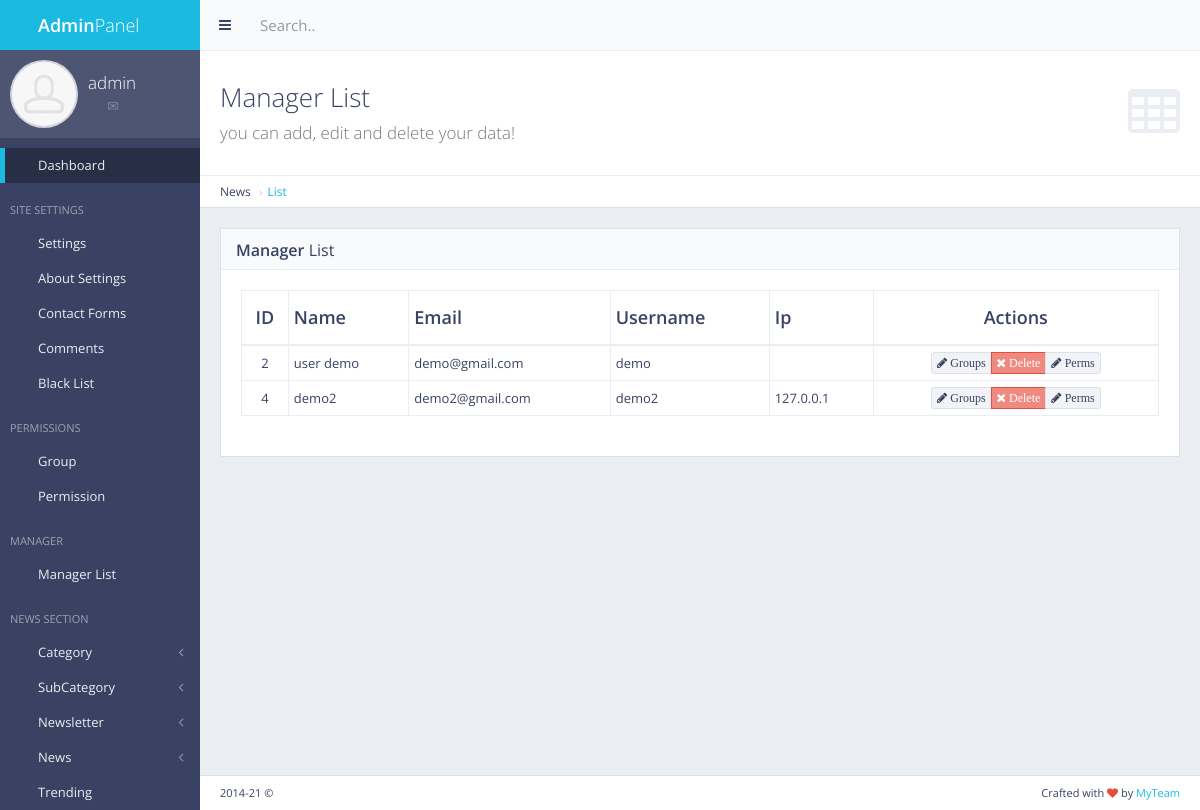
Page /panel/manager/list/ (signed in) on the committed database.
### manager/models.py (models this page shows, shortened)
class Manager(models.Model):
    name = models.CharField(max_length=30)
    utxt = models.TextField()
    email = models.TextField(default="")
    ip = models.TextField(default="")
    country = models.TextField(default="")

### manager/views.py (the view)
# urls.py: url(r'^panel/manager/list/$', views.manager_list, name='manager_list'),
def manager_list(request):
    if not request.user.is_authenticated :
        return redirect('mylogin')
    perm = 0
    for i in request.user.groups.all():
        if i.name == "masteruser" : perm = 1
    if perm == 0 :
        error = "Access Denied"
        return render(request, 'back/error.html' , {'error':error})
    manager = Manager.objects.all().exclude(utxt="admin")
    return render(request, 'back/manager_list.html', {'manager':manager})

### main/templatetags/extera_auth.py (called while the page is built)
@register.filter(name='has_group')
def has_group(user, group_name):
    return user.groups.filter(name=group_name).exists()

### main/templates/back/manager_list.html (shortened to what this page needs)
{% extends 'back/master.html' %}
{% load staticfiles %}
{% block mainblock %}
   <div class="content-header">
    <div class="header-section">
        <h1>
            <i class="fa fa-table"></i>Manager List<br><small>you can add, edit and delete your data!</small>
        </h1>
    </div>
</div>
<ul class="breadcrumb breadcrumb-top">
    <li>News</li>
    <li><a href="/panel/manager/list/">List</a></li>
</ul>
  <div class="block full">
    <div class="block-title">
        <h2><strong>Manager</strong> List</h2>
    </div>
    <div class="table-responsive">
        <table id="example-datatable" class="table table-vcenter table-condensed table-bordered">
            <thead>
                <tr>
                    <th class="text-center">ID</th>
                    <th>Name</th>
                    <th>Email</th>
                    <th>Username</th>
                    <th>Ip</th>
                    <th class="text-center">Actions</th>
                </tr>
            </thead>
            <tbody>
                {% for cc in manager %}
                <tr>
                    <td class="text-center">{{cc.pk}}</td>
                    <td>{{cc.name}}</td>
                    <td>{{cc.email}} </td>
                    <td>{{cc.utxt}}</td>
                    <td>{{cc.ip}}</td>
                    <td class="text-center">
                        <div class="btn-group">
                            <a href="{%url 'users_groups' pk=cc.pk %}" data-toggle="tooltip" title="Groups" class="btn btn-xs btn-default"><i class="fa fa-pencil"> Groups</i></a>
                            <a href="{%url 'manager_del' pk=cc.pk %}" data-toggle="tooltip" title="Delete" class="btn btn-xs btn-danger"><i class="fa fa-times"> Delete</i></a>
                            <a href="{%url 'users_perms' pk=cc.pk %}" data-toggle="tooltip" title="Groups" class="btn btn-xs btn-default"><i class="fa fa-pencil"> Perms</i></a>
                        </div>
                    </td>
                </tr>
               {% endfor %}
            </tbody>
        </table>
    </div>
</div>
{% endblock %}

### main/templates/back/master.html (shortened to what this page needs)
{% load staticfiles %}
{% load extera_auth %}
{% if user.is_authenticated %}
<!DOCTYPE html>
 <html class="no-js" lang="en">
    <head>
        <link rel="stylesheet" href="{%static 'back/css/bootstrap.min.css' %}">
        <link rel="stylesheet" href="{%static 'back/css/plugins.css' %}">
        <link rel="stylesheet" href="{%static 'back/css/main.css' %}">
        <link rel="stylesheet" href="{%static 'back/css/themes.css' %}">
    </head>
    <body>
        <div id="page-wrapper">
            <div id="page-container" class="sidebar-partial sidebar-visible-lg sidebar-no-animations">
                <div id="sidebar">
                    <div id="sidebar-scroll">
                        <div class="sidebar-content">
                            <a href="/panel" class="sidebar-brand">
                                <i class="gi gi-flash"></i><span class="sidebar-nav-mini-hide"><strong>Admin</strong>Panel</span>
                            </a>
                            <div class="sidebar-section sidebar-user clearfix sidebar-nav-mini-hide">
                                <div class="sidebar-user-avatar">
                                    <a href="page_ready_user_profile.html">
                                        <img src="{%static 'back/img/placeholders/avatars/avatar2.jpg' %}" alt="avatar">
                                    </a>
                                </div>
                                <div class="sidebar-user-name">{{request.user}}</div>
                                <div class="sidebar-user-links">
                                    <a href="page_ready_user_profile.html" data-toggle="tooltip" data-placement="bottom" title="Profile"><i class="gi gi-user"></i></a>
                                    <a href="page_ready_inbox.html" data-toggle="tooltip" data-placement="bottom" title="Messages"><i class="gi gi-envelope"></i></a>
                                    <a href="/panel/change/pass/" class="enable-tooltip" data-placement="bottom" title="Settings" ><i class="gi gi-cogwheel"></i></a>
                                    <a href="/logout" data-toggle="tooltip" data-placement="bottom" title="Logout"><i class="gi gi-exit"></i></a>
                                </div>
                            </div>
                            <ul class="sidebar-nav">
                                {% if perms.main.master_user %}
                                <li>
                                    <a href="/panel" class=" active"><i class="gi gi-stopwatch sidebar-nav-icon"></i><span class="sidebar-nav-mini-hide">Dashboard</span></a>
                                </li>
                                {% endif %}
                                {% if request.user|has_group:"masteruser" %}
                                <li class="sidebar-header">
                                    <span class="sidebar-header-options clearfix"><a href="javascript:void(0)" data-toggle="tooltip" title="Quick Settings"><i class="gi gi-settings"></i></a></span>
                                    <span class="sidebar-header-title">Site Settings</span>
                                </li>
                                <li>
                                    <a href="/panel/setting/" class=""><i class="gi gi-show_big_thumbnails sidebar-nav-icon"></i><span class="sidebar-nav-mini-hide">Settings</span></a>
                                </li>
                                <li>
                                        <a href="/panel/about/setting/" class=""><i class="gi gi-show_big_thumbnails sidebar-nav-icon"></i><span class="sidebar-nav-mini-hide">About Settings</span></a>
                                    </li>
                                    <li>
                                        <a href="/panel/contactform/" class=""><i class="gi gi-show_big_thumbnails sidebar-nav-icon"></i><span class="sidebar-nav-mini-hide">Contact Forms</span></a>
                                    </li>
                                    <li>
                                            <a href="/comments/list/" class=""><i class="gi gi-show_big_thumbnails sidebar-nav-icon"></i><span class="sidebar-nav-mini-hide">Comments</span></a>
                                        </li>
                                        <li>
                                                <a href="/blacklist/" class=""><i class="gi gi-show_big_thumbnails sidebar-nav-icon"></i><span class="sidebar-nav-mini-hide">Black List</span></a>
                                            </li>
                                    <li class="sidebar-header">
                                        <span class="sidebar-header-options clearfix"><a href="javascript:void(0)" data-toggle="tooltip" title="Quick Settings"><i class="gi gi-settings"></i></a></span>
                                        <span class="sidebar-header-title">Permissions</span>
                                    </li>
                                    <li>
                                        <a href="/panel/manager/group/" class=""><i class="gi gi-show_big_thumbnails sidebar-nav-icon"></i><span class="sidebar-nav-mini-hide">Group</span></a>
                                    </li>
                                    <li>
                                            <a href="/panel/manager/perms/" class=""><i class="gi gi-show_big_thumbnails sidebar-nav-icon"></i><span class="sidebar-nav-mini-hide">Permission</span></a>
                                        </li>
                                    <li class="sidebar-header">
                                        <span class="sidebar-header-options clearfix"><a href="javascript:void(0)" data-toggle="tooltip" title="Quick Settings"><i class="gi gi-settings"></i></a></span>
                                        <span class="sidebar-header-title">Manager</span>
                                    </li>
                                    <li>
                                        <a href="/panel/manager/list/" class=""><i class="gi gi-show_big_thumbnails sidebar-nav-icon"></i><span class="sidebar-nav-mini-hide">Manager List</span></a>
                                    </li>
                                    {% endif %}
                                <li class="sidebar-header">
                                    <span class="sidebar-header-options clearfix"><a href="javascript:void(0)" data-toggle="tooltip" title="Quick Settings"><i class="gi gi-settings"></i></a></span>
                                    <span class="sidebar-header-title">News Section</span>
                                </li>
                                {% if request.user|has_group:"masteruser" %}
                                <li>
                                        <a href="#" class="sidebar-nav-menu"><i class="fa fa-angle-left sidebar-nav-indicator sidebar-nav-mini-hide"></i><i class="gi gi-show_big_thumbnails sidebar-nav-icon"></i><span class="sidebar-nav-mini-hide">Category</span></a>
                                    </li>
                                    <li>
                                        <a href="#" class="sidebar-nav-menu"><i class="fa fa-angle-left sidebar-nav-indicator sidebar-nav-mini-hide"></i><i class="gi gi-show_big_thumbnails sidebar-nav-icon"></i><span class="sidebar-nav-mini-hide">SubCategory</span></a>
                                    </li>
                                    <li>
                                            <a href="#" class="sidebar-nav-menu"><i class="fa fa-angle-left sidebar-nav-indicator sidebar-nav-mini-hide"></i><i class="gi gi-show_big_thumbnails sidebar-nav-icon"></i><span class="sidebar-nav-mini-hide">Newsletter</span></a>
                                        </li>
                                    {% endif %}
                                <li>
                                    <a href="#" class="sidebar-nav-menu"><i class="fa fa-angle-left sidebar-nav-indicator sidebar-nav-mini-hide"></i><i class="gi gi-show_big_thumbnails sidebar-nav-icon"></i><span class="sidebar-nav-mini-hide">News</span></a>
                                </li>
                                {% if request.user|has_group:"masteruser" %}
                                <li>
                                    <a href="/panel/trending/" class=""><i class="gi gi-show_big_thumbnails sidebar-nav-icon"></i><span class="sidebar-nav-mini-hide">Trending</span></a>
                                </li>
                                {% endif %}
                            </ul>
                        </div>
                    </div>
                </div>
                <div id="main-container">
                    <header class="navbar navbar-default">
                        <ul class="nav navbar-nav-custom">
                            <li>
                                <a href="javascript:void(0)" onclick="App.sidebar('toggle-sidebar');this.blur();">
                                    <i class="fa fa-bars fa-fw"></i>
                                </a>
                            </li>
                        </ul>
                        <form action="page_ready_search_results.html" method="post" class="navbar-form-custom">
                            <div class="form-group">
                                <input type="text" id="top-search" name="top-search" class="form-control" placeholder="Search..">
                            </div>
                        </form>
                    </header>
                    <div id="page-content">
                    {% block mainblock %}
                    {% endblock %}
                    </div>
                    <footer class="clearfix">
                        <div class="pull-right">
                            Crafted with <i class="fa fa-heart text-danger"></i> by <a href="#" target="_blank">MyTeam</a>
                        </div>
                        <div class="pull-left">
                            <span id="year-copy"></span> &copy;
                        </div>
                    </footer>
                </div>
            </div>
        </div>
    </body>
</html>
{% else %}
Please login
{% endif %}

### rows in the picture
Manager: pk "2", name "user demo", email "demo@gmail.com", utxt "demo"
Manager: pk "4", name "demo2", email "demo2@gmail.com", utxt "demo2", ip "127.0.0.1"

### other values in the picture
{{ request.user }} "admin"
